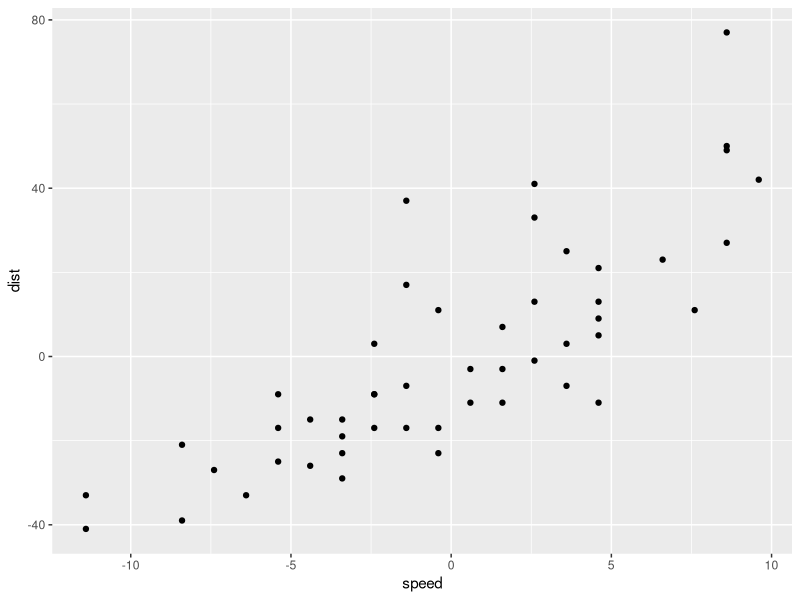
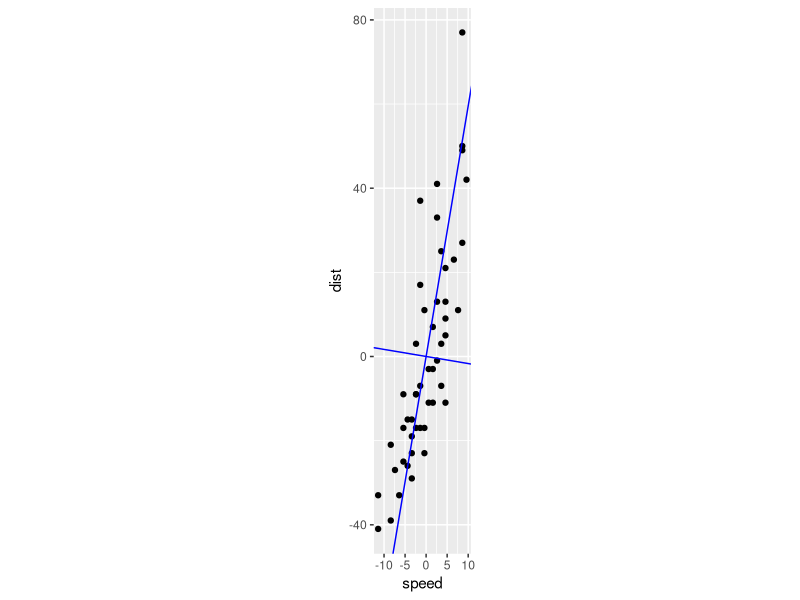
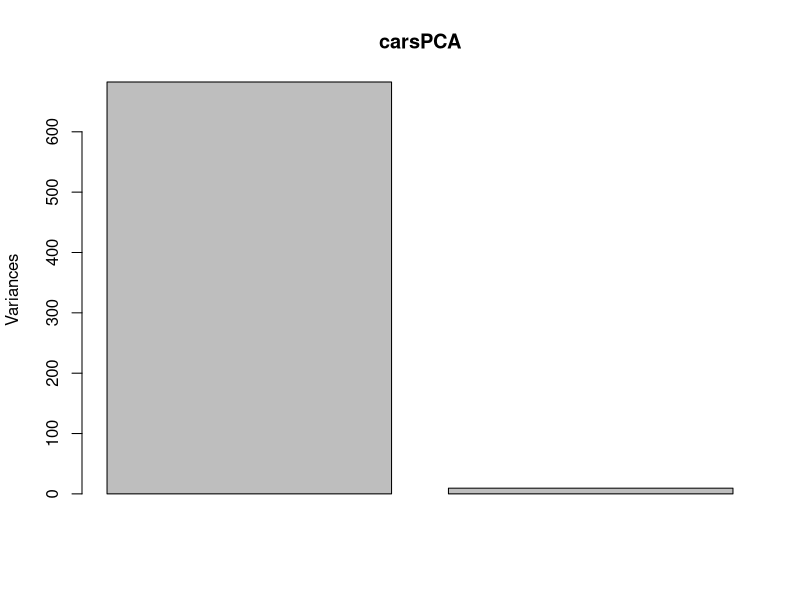
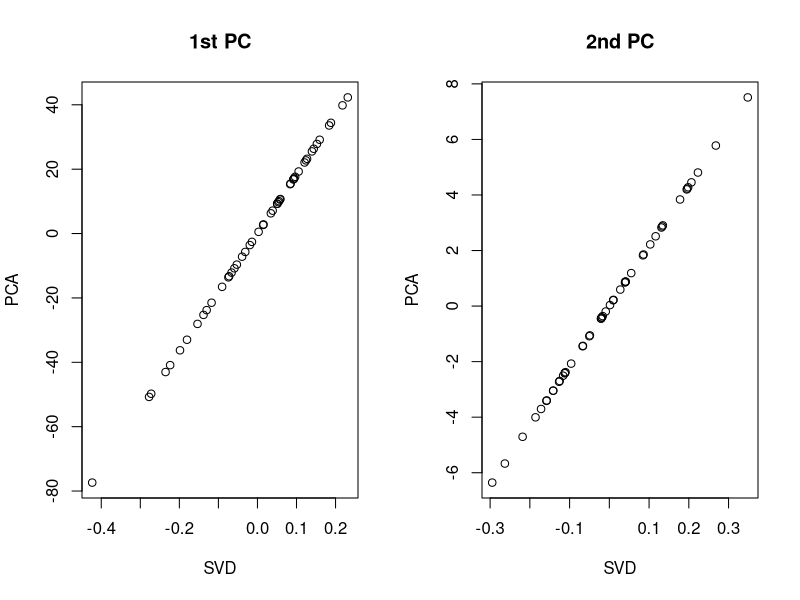
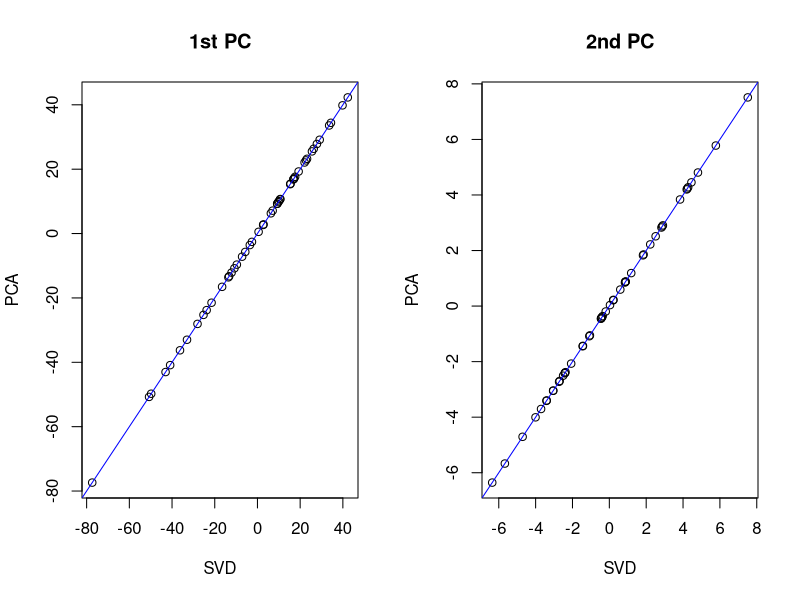

R code for these plots, in order:
## ---- chunk 1
knitr::opts_chunk$set(echo = TRUE)
## ---- chunk 2
data(cars)
dim(cars)
head(cars)
## ---- chunk 3
carsMat <- as.matrix(cars)
head(carsMat)
dim(carsMat)
class(carsMat)
class(cars)
## ---- chunk 4
X <- scale(carsMat, scale=FALSE)
t(X) %*% X 
## ---- chunk 5
Xscale <- scale(carsMat, scale=FALSE)
n <- nrow(Xscale)
t(Xscale) %*% Xscale / (n-1)
## ---- chunk 6
cov(cars)
## ---- chunk 7
var(cars$dist)
sd(cars$dist)^2
## ---- chunk 8
cor(cars)
cov(cars)
cov(cars)[1,2] / sqrt( cov(cars)[1,1] * cov(cars)[2,2])
## ---- chunk 9
eigen(cov(cars))
## ---- chunk 10
var(cars$dist)
## ---- chunk 11
y1 <- 0.1656479 * Xscale[,1]  +  0.9861850 * Xscale[,2]
var(y1)
## ---- chunk 12
0.1656479^2  +  0.9861850^2
## ---- chunk 13
## NB - centred and uncentred data have the same covariance matrix
eigen(cov(cars))
eigen(cov(Xscale))
## ---- chunk 14
library(ggplot2)
library(dplyr)
carsScale <- cars %>% scale(, scale=FALSE) %>% as.data.frame()
ggplot(carsScale, aes(x=speed, y=dist)) + geom_point() 
## ---- chunk 15
eigen(cov(carsScale))
slope1 <- 0.9861850 / 0.1656479
slope2 <- -0.1656479 / 0.9861850 
ggplot(carsScale, aes(x=speed, y=dist)) + 
  geom_point() +
  geom_abline(intercept=0, slope = slope1, col='blue') + 
  geom_abline(intercept=0, slope = slope2, col='blue') +
  coord_fixed()
## ---- chunk 16
carsPCA <- prcomp(cars)
summary(carsPCA)
## ---- chunk 17
names(carsPCA)
carsPCA$rotation
## ---- chunk 18
eigen(cov(cars))
sqrt(eigen(cov(cars))$values)
## ---- chunk 19
## Proportion of total variance attributed to each eigenvector:
eigen(cov(cars))$values / sum(eigen(cov(cars))$values)

## Proportion of variance explained by PC's:
summary(carsPCA)
## ---- chunk 20
screeplot(carsPCA)
## ---- chunk 21
carsSVD <- svd(carsScale)
names(carsSVD)
dim(carsSVD$u)
head(carsSVD$u)
carsSVD$d
dim(carsSVD$v)
carsSVD$v
## ---- chunk 22
par(mfrow=c(1,2))
plot( carsSVD$u[,1], carsPCA$x[,1], main="1st PC", xlab="SVD", ylab="PCA")
plot( carsSVD$u[,2], carsPCA$x[,2], main="2nd PC", xlab="SVD", ylab="PCA" )
## ---- chunk 23
par(mfrow=c(1,2))
plot( carsSVD$u[,1] * carsSVD$d[1], carsPCA$x[,1], main="1st PC", xlab="SVD", ylab="PCA")
abline(0, 1, col='blue')
plot( carsSVD$u[,2] * carsSVD$d[2], carsPCA$x[,2], main="2nd PC", xlab="SVD", ylab="PCA")
abline(0, 1, col='blue')
## ---- chunk 24
head(cmdscale(dist(cars)))

head(prcomp(cars)$x)
